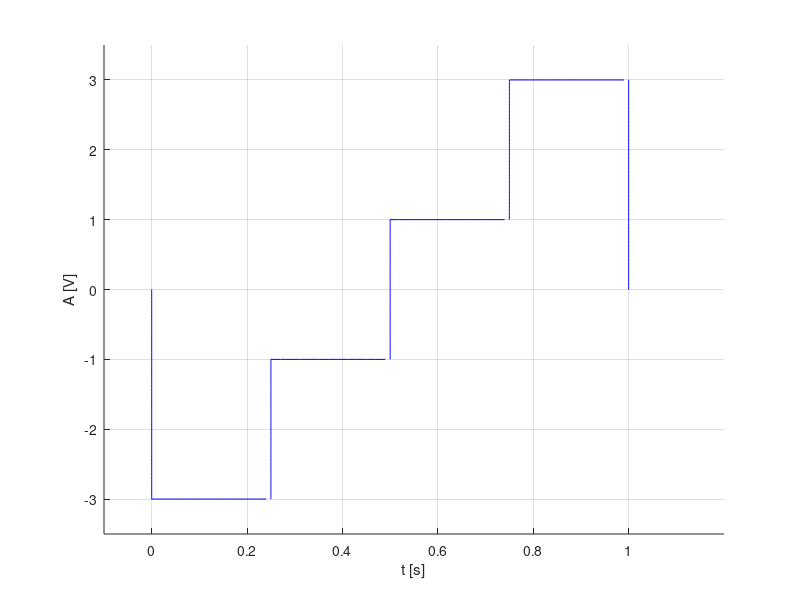

Here is the MATLAB script that generated this plot:
%Se va genera un semnal cu rezolutie temporara de 2ms, 20ms
%200ms pentru un semnal continuu de tipul:
%3. Semnal dreptunghiular multinivel, aleator
% Durata fiec?rui nivel: 0,25 s.
% Nivelurile
%a) {-1, 1}
%b) {-3,-1,1,3}
%c) {-5,-3,-1,1,3,5}
%d) {-7,-5,-3,-1,1,3,5,7}

hold on
xlabel('t [s]'),ylabel('A [V]')
%b) nivelurile {-3,-1,1,3}
%Rezolutia temporara de 20ms



%y variaza de la 0 la -3
y=0:-0.02:-3;
x=y*0;
plot(x,y,'b')
%nivel -3
x = 0: 0.02: 1/4;
y = -3+0*x;
plot(x, y, 'b'),grid

%x=1/4;y variaza de la -3 la -1
y=-3:0.02:-1;
x=y*0+1/4;
plot(x,y,'b')

%nivel -1
x = 1/4:0.02:1/2;
y=-1+0*x;
plot(x,y,'b')

%x=1/2; y variaza de la -1 la 1
y=-1:0.02:1;
x=y*0+1/2;
plot(x,y,'b')

%nivel 1
x = 1/2:0.02:3/4;
y=1+x*0;
plot(x,y,'b')

%x=3/4; y variaza de la 1 la 3
y=1:0.02:3;
x=y*0+3/4;
plot(x,y,'b')

%nivel 3
x = 3/4:0.02:1;
y=3+x*0;
plot(x,y,'b')

%x=1; y variaza de la 3 la 0;
y=3:-0.02:0;
x=y*0+1;
plot(x,y,'b')

axis([-0.1 1.2 -3.5 3.5])


%
